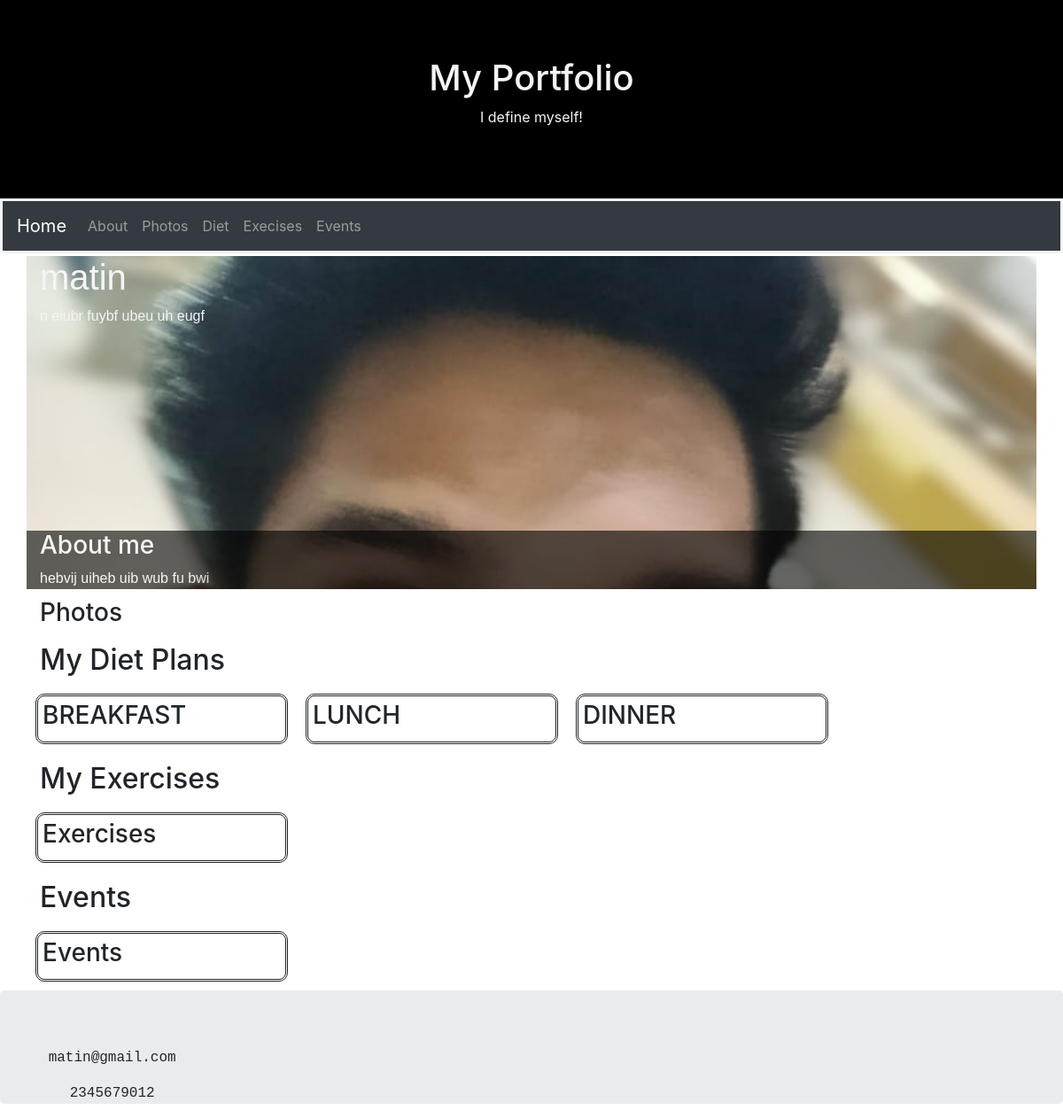
Page /preview2 on the committed database.
### Home/models.py (models this page shows)
class About_User(models.Model):
    USER_PROFILE_NUMBER = models.IntegerField(primary_key = True)
    USER_NAME= models.CharField(max_length = 20)
    USER_PHONE_NUMBER = models.CharField(max_length= 10)
    USER_EMAIL = models.EmailField()
    USER_DESCRIPTION = models.CharField(max_length = 1000)
    USER_MOTIVATION_LINE = models.CharField(max_length = 150)
    USER_PROFILE_IMAGE = models.ImageField(upload_to = 'USER_UPLOADS')
    USER = models.ForeignKey(User, on_delete=models.CASCADE)

### Home/views.py (the view)
# urls.py: path('preview<int:pk>', views.Preview, name = 'preview'),
def Preview(request,pk):
    DATA = About_User.objects.get(USER_PROFILE_NUMBER = pk)
    Breakfasts = Breakfast.objects.filter(ABOUT_USER = pk)
    Lunches = Lunch.objects.filter(ABOUT_USER = pk)
    Dinners  = Dinner.objects.filter(ABOUT_USER = pk)
    Exercise = Exercises.objects.filter(ABOUT_USER = pk)
    Events = Event.objects.filter(ABOUT_USER = pk)
    User_Images = User_Image.objects.filter(ABOUT_USER = pk)
    return render(request,'template2.html',{'DATA':DATA,'Breakfasts':Breakfasts,'Lunches':Lunches,'Dinner':Dinners,'Events':Events,'Exercises':Exercise,'User_Images':User_Images})

### templates/template2.html (shortened to what this page needs)
<!DOCTYPE html>
<html lang="en">
<head>
  <link rel="stylesheet" href="https://maxcdn.bootstrapcdn.com/bootstrap/4.5.0/css/bootstrap.min.css">
</head>
<body>
<div class="jumbotron text-center"  style = " border-radius: 0px; margin: 0px; background-color: black; color: whitesmoke;">
  <h1>My Portfolio</h1>
  <p>I define myself!</p>
</div>
<nav class="navbar navbar-expand-sm bg-dark navbar-dark" style="border-color: whitesmoke; border-style: solid;">
  <a class="navbar-brand" href="#">Home</a>
  <div class="collapse navbar-collapse" id="collapsibleNavbar">
    <ul class="navbar-nav">
      <li class="nav-item">
        <a class="nav-link" href="#about">About</a>
      </li>
      <li class="nav-item">
        <a class="nav-link" href="#photos">Photos</a>
      </li>
      <li class="nav-item">
        <a class="nav-link" href="#diet">Diet</a>
      </li>
      <li class="nav-item">
        <a class="nav-link" href="#execises">Execises</a>
      </li>
      <li class="nav-item">
        <a class="nav-link" href="#events">Events</a>
      </li>
    </ul>
  </div>
</nav>
<div class="container" style="margin-top: 3px;">
    <div class="row" contenteditable="true" style="background-image: url({{DATA.USER_PROFILE_IMAGE.url}}); background-attachment: fixed; background-size: cover;">
    <div class="col-sm-3" style="height:300px;">
        <div class="text">
        <h1 style="color:whitesmoke; font-family: Arial, Helvetica, sans-serif;">{{DATA.USER_NAME}}</h1>
        <p style=" font-family: Arial, Helvetica, sans-serif; color:whitesmoke;">{{DATA.USER_MOTIVATION_LINE}}</p>
        </div>
    </div>
    <div class="col-sm-12" style=" color:white; background-color:black; opacity: 0.6; margin-top: 10px; ">
        <h3><a name = "about">About me</a></h3>
        <div class="text" style=" width: 50%; font-family: Arial, Helvetica, sans-serif ">
            {{DATA.USER_DESCRIPTION}}
        </div>
    </div>
    </div>
    <div class="row" style="margin-top: 10px;">
        <h3 class="col-sm-12"><a name="photos">Photos</a></h3>
    </div>
    <div class="row" style="margin-top: 10px;">
        <h2 class="col-sm-12"><a name="diet">My Diet Plans</a></h2>
        <div class="col-sm-3" style=" margin:10px ; padding: 5px; border-style: double; border-radius: 10px;">
            <h3>BREAKFAST</h3>
        </div>
        <div class="col-sm-3" style="  margin:10px ; padding: 5px; border-style: double; border-radius: 10px;">
            <h3>LUNCH</h3>
        </div>
        <div class="col-sm-3" style="  margin:10px ; padding: 5px; border-style: double; border-radius: 10px;">
            <h3>DINNER</h3>
        </div>
  </div>
    <div class="row" style ="margin-top: 10px;">
        <h2 class="col-sm-12"><a name="execises">My Exercises</a></h2>
        <div class="col-sm-3" style=" margin:10px ;padding: 5px; border-style: double; border-radius: 10px;">
            <h3>Exercises</h3>
        </div>
    </div>
    <div class="row" style ="margin-top: 10px;">
        <h2 class="col-sm-12"><a name="events">Events</a></h2>
        <div class="col-sm-3" style=" margin:10px ;padding: 5px; border-style: double; border-radius: 10px;">
            <h3>Events</h3>
        </div>
    </div>
</div>
<div class="jumbotron text-center" style="margin-bottom:0">
  <div class = 'col-sm-2' style="float:left">
    <p id="USER_EMAIL" style = "font-family: monospace;">{{DATA.USER_EMAIL}}</p>
    <p id = "USER_PHONE_NUMBER" style = "font-family: monospace;">{{DATA.USER_PHONE_NUMBER}}</p>
  </div>
</div>
</body>
</html>

### rows in the picture
About_User: USER_PROFILE_IMAGE (picture), USER_NAME "matin", USER_MOTIVATION_LINE "n eiubr fuybf ubeu uh eugf", USER_DESCRIPTION "hebvij uiheb uib wub fu bwi", USER_EMAIL "matin@gmail.com", USER_PHONE_NUMBER "2345679012"
